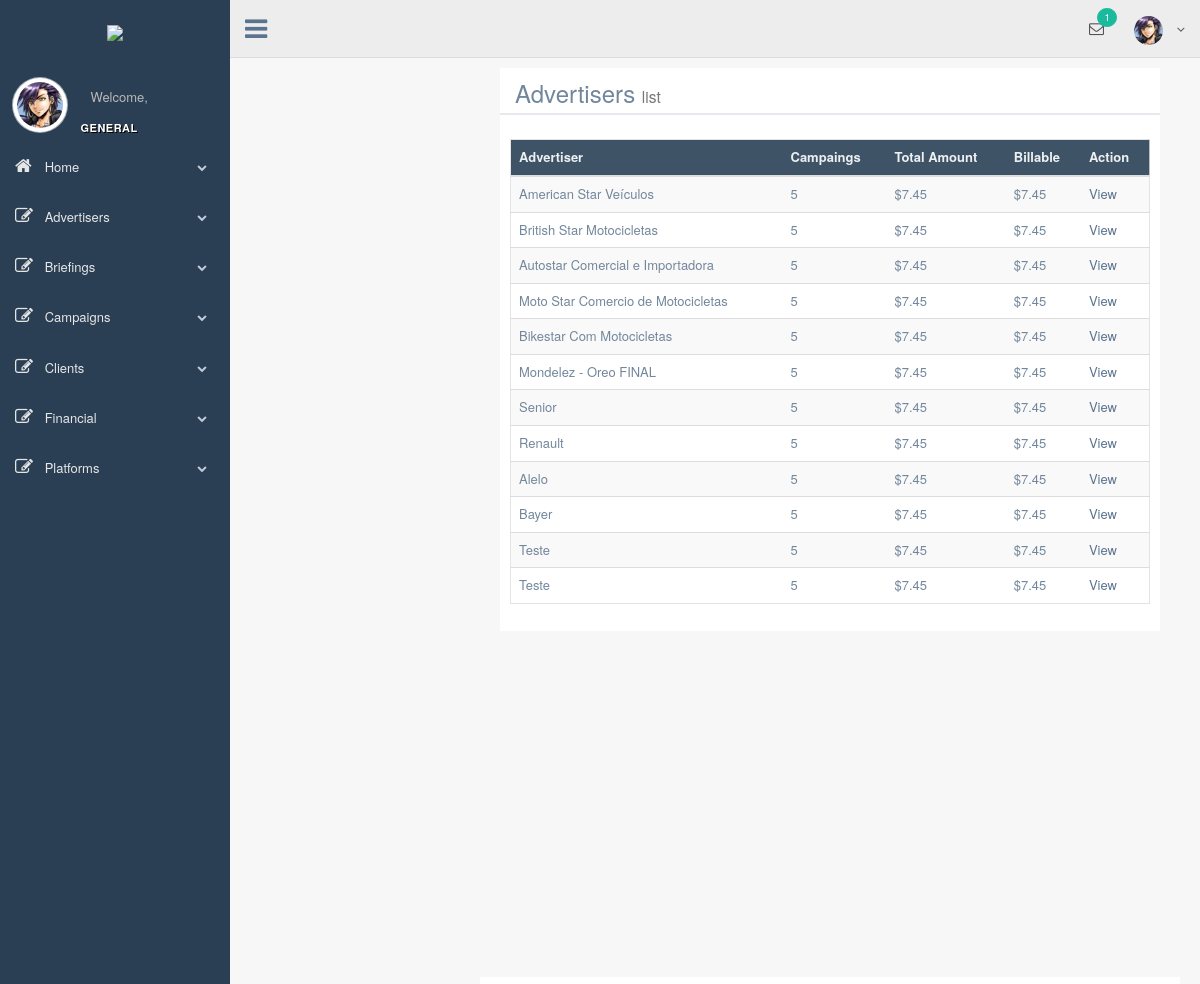
/index.php/advertiser, run on the app's committed database.
### tables this page shows
CREATE TABLE `advertisers` (
  `advertiser_id` int(11) NOT NULL,
  `advertiser_nome` varchar(50) NOT NULL
);

### application/controllers/Advertiser.php (called while the page is built, shortened)
<?php
class Advertiser extends CI_Controller {
	public function __construct() {
		$this->load->library(array('session'));
		$this->load->helper(array('url'));
		$this->load->model('user_model');
		$this->load->model('advertiser_model');
	}
	public function index()
	{
		$data['ad'] = $this->advertiser_model->get_advertisers();
		$this->load->view('shared/header');
		$this->load->view('advertiser/index', $data);
	}
}

### index.php (called while the page is built, shortened)
<?php
require_once BASEPATH.'core/CodeIgniter.php';

### application/models/Advertiser_model.php (called while the page is built, shortened)
<?php
class Advertiser_model extends CI_Model {
	public function get_advertisers() {
		$this->db->from('advertisers');
		return $this->db->get();
	}
}

### application/views/advertiser/index.php (the view, shortened to what this page needs)
        <div class="right_col" role="main">
          <div class="row">
            <div class="col-md-12 col-sm-12 col-xs-12">
              <div class="dashboard_graph">
                <div class="row x_title">
                  <div class="col-md-6">
                    <h3>Advertisers <small>list</small></h3>
                  </div>
                  <div class="col-md-6">
                  </div>
                </div>
              </div>
            </div>
          </div>
          <div class="row">
            <div class="col-md-12 col-sm-12 col-xs-12">
              <div class="dashboard_graph">
               	 <table class="table table-striped jambo_table ">
                        <thead>
                          <tr class="headings">
                            <th class="column-title">Advertiser </th>
                            <th class="column-title">Campaings</th>
                            <th class="column-title">Total Amount </th>
                            <th class="column-title">Billable </th>
                            <th class="column-title no-link last"><span class="nobr">Action</span>
                            </th>
                          </tr>
                        </thead>
                        <tbody>
                        	<?php
                        		foreach ($ad->result() as $key) {
							?>
									<tr class="even pointer">
			                            <td class=" "><?php echo $key->advertiser_nome; ?></td>
			                            <td class=" ">5 </td>
			                            <td class="a-right a-right ">$7.45</td>
			                            <td class="a-right a-right ">$7.45</td>
			                            <td class=" last"><a href="<?php echo base_url(); ?>advertiser/interna">View</a>
			                            </td>
		                        	</tr>
							<?php
								}
                        	?>
                          <tr class="even pointer">
                            <td class=" ">Teste</td>
                            <td class=" ">5 </td>
                            <td class="a-right a-right ">$7.45</td>
                            <td class="a-right a-right ">$7.45</td>
                            <td class=" last"><a href="<?php echo base_url(); ?>advertiser/interna">View</a>
                            </td>
                          </tr>
                           <tr class="even pointer">
                            <td class=" ">Teste</td>
                            <td class=" ">5 </td>
                            <td class="a-right a-right ">$7.45</td>
                            <td class="a-right a-right ">$7.45</td>
                            <td class=" last"><a href="#">View</a>
                            </td>
                          </tr>
                        </tbody>
                      </table>
              </div>
            </div>
          </div>
          <br />
          <br />
        </div>
        <footer>
        </footer>
      </div>
    </div>
  </body>
</html>

### application/views/shared/header.php (shortened to what this page needs)
<!DOCTYPE html>
<html lang="en">
  <head>
	<?php $this->view('shared/css'); ?>
  </head>
  <body class="nav-md">
    <div class="container body">
      <div class="main_container">
        <div class="col-md-3 left_col">
          <div class="left_col scroll-view">
            <div class="navbar nav_title" style="border: 0;">
              <a href="index.html" class="site_title"> <span><img src="<?php echo base_url(); ?>assets/images/ignitionLogo.png" width="150px" /></span></a>
            </div>
            <div class="profile">
              <div class="profile_pic">
                <img src="<?php echo base_url(); ?>assets/images/avatar.png" alt="..." class="img-circle profile_img">
              </div>
              <div class="profile_info">
                <span>Welcome,</span>
              </div>
            </div>
            <br />
			<?php $this->view('shared/menu'); ?>
          </div>
        </div>
        <div class="top_nav">
          <div class="nav_menu">
            <nav>
              <div class="nav toggle">
                <a id="menu_toggle"><i class="fa fa-bars"></i></a>
              </div>
              <ul class="nav navbar-nav navbar-right">
                <li class="">
                  <a href="javascript:;" class="user-profile dropdown-toggle" data-toggle="dropdown" aria-expanded="false">
                    <img src="<?php echo base_url(); ?>assets/images/avatar.png" alt=""><?php echo $_SESSION["username"]; ?>
                    <span class=" fa fa-angle-down"></span>
                  </a>
                </li>
                <li role="presentation" class="dropdown">
                  <a href="javascript:;" class="dropdown-toggle info-number" data-toggle="dropdown" aria-expanded="false">
                    <i class="fa fa-envelope-o"></i>
                    <span class="badge bg-green">1</span>
                  </a>
                </li>
              </ul>
            </nav>
          </div>
        </div>
        <div class="right_col" role="main">

### application/views/shared/css.php
<link href="<?php echo base_url(); ?>assets/vendors/bootstrap/dist/css/bootstrap.min.css" rel="stylesheet">
<link href="<?php echo base_url(); ?>assets/vendors/font-awesome/css/font-awesome.min.css" rel="stylesheet">
<link href="<?php echo base_url(); ?>assets/build/css/custom.css" rel="stylesheet">

### application/views/shared/menu.php (shortened to what this page needs)
<div id="sidebar-menu" class="main_menu_side hidden-print main_menu">
  <div class="menu_section">
    <h3>General</h3>
    <ul class="nav side-menu">
      <li>
      	<a>
      		<i class="fa fa-home"></i> Home <span class="fa fa-chevron-down"></span>
      	</a>
       </li>
       <li><a><i class="fa fa-edit"></i> Advertisers <span class="fa fa-chevron-down"></span></a>
      </li>
       <li><a><i class="fa fa-edit"></i> Briefings <span class="fa fa-chevron-down"></span></a>
      </li>
      <li><a><i class="fa fa-edit"></i> Campaigns <span class="fa fa-chevron-down"></span></a>
      </li>
      <li><a><i class="fa fa-edit"></i> Clients <span class="fa fa-chevron-down"></span></a>
      </li>
      <li><a><i class="fa fa-edit"></i> Financial <span class="fa fa-chevron-down"></span></a>
      </li>
      <li><a><i class="fa fa-edit"></i> Platforms <span class="fa fa-chevron-down"></span></a>
      </li>
    </ul>
  </div>
</div>

### data on the page
advertisers: advertiser_nome "American Star Veículos"
advertisers: advertiser_nome "British Star Motocicletas"
advertisers: advertiser_nome "Autostar Comercial e Importadora"
advertisers: advertiser_nome "Moto Star Comercio de Motocicletas"
advertisers: advertiser_nome "Bikestar Com Motocicletas"
advertisers: advertiser_nome "Mondelez - Oreo FINAL"
advertisers: advertiser_nome "Senior"
advertisers: advertiser_nome "Renault"
advertisers: advertiser_nome "Alelo"
advertisers: advertiser_nome "Bayer"
